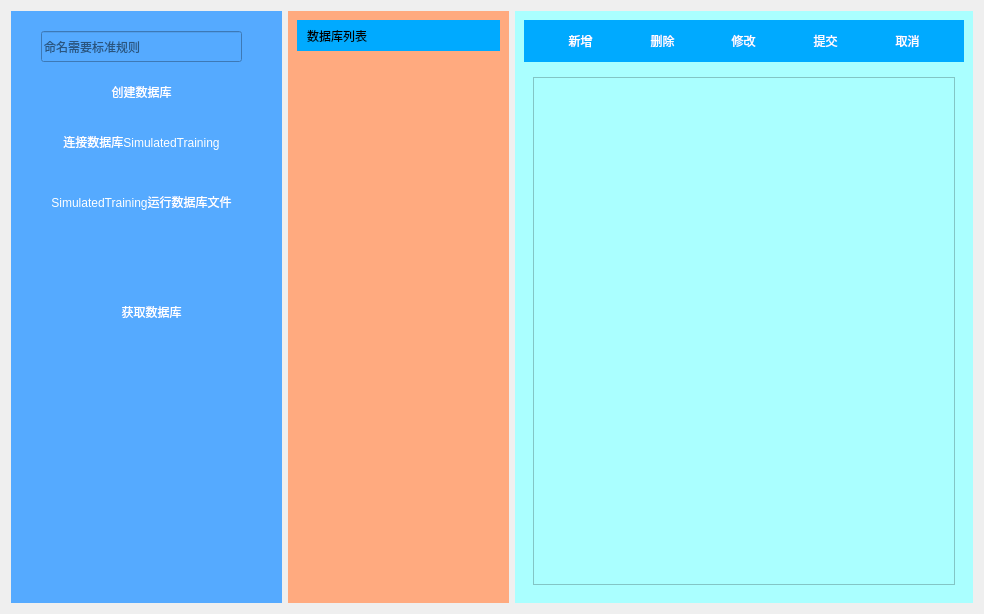
<?xml version="1.0" encoding="UTF-8"?>
<ui version="4.0">
 <class>SqlManage</class>
 <widget class="QWidget" name="SqlManage">
  <property name="geometry">
   <rect>
    <x>0</x>
    <y>0</y>
    <width>984</width>
    <height>614</height>
   </rect>
  </property>
  <property name="windowTitle">
   <string>SqlManage</string>
  </property>
  <layout class="QHBoxLayout" name="horizontalLayout">
   <item>
    <widget class="QWidget" name="widget" native="true">
     <property name="minimumSize">
      <size>
       <width>271</width>
       <height>0</height>
      </size>
     </property>
     <property name="maximumSize">
      <size>
       <width>271</width>
       <height>16777215</height>
      </size>
     </property>
     <property name="styleSheet">
      <string notr="true">background-color: rgb(85, 170, 255);</string>
     </property>
     <widget class="QPushButton" name="pb_createDatabase">
      <property name="geometry">
       <rect>
        <x>70</x>
        <y>60</y>
        <width>121</width>
        <height>41</height>
       </rect>
      </property>
      <property name="styleSheet">
       <string notr="true">QPushButton:hover{
 	background-color:transparent;
 	border-image: url(:/image/bt_hover.png);
    border:0px;
	color: rgb(255, 255, 255);}
QPushButton:pressed{
 	background-color:transparent; 
 	border-image: url(:/image/bt_active.png);
    border:0px;
	color: rgb(255, 255, 255);}
QPushButton {
  	background-color:transparent;
  	border-image: url(:/image/bt_normal.png);
    border:0px;
	color: rgb(255, 255, 255);
}
</string>
      </property>
      <property name="text">
       <string>创建数据库</string>
      </property>
     </widget>
     <widget class="QPushButton" name="pb_linkDatabase">
      <property name="geometry">
       <rect>
        <x>30</x>
        <y>110</y>
        <width>201</width>
        <height>41</height>
       </rect>
      </property>
      <property name="styleSheet">
       <string notr="true">QPushButton:hover{
 	background-color:transparent;
 	border-image: url(:/image/bt_hover.png);
    border:0px;
	color: rgb(255, 255, 255);}
QPushButton:pressed{
 	background-color:transparent; 
 	border-image: url(:/image/bt_active.png);
    border:0px;
	color: rgb(255, 255, 255);}
QPushButton {
  	background-color:transparent;
  	border-image: url(:/image/bt_normal.png);
    border:0px;
	color: rgb(255, 255, 255);
}
</string>
      </property>
      <property name="text">
       <string>连接数据库SimulatedTraining</string>
      </property>
     </widget>
     <widget class="QPushButton" name="pb_executeDataBase">
      <property name="geometry">
       <rect>
        <x>30</x>
        <y>170</y>
        <width>201</width>
        <height>41</height>
       </rect>
      </property>
      <property name="styleSheet">
       <string notr="true">QPushButton:hover{
 	background-color:transparent;
 	border-image: url(:/image/bt_hover.png);
    border:0px;
	color: rgb(255, 255, 255);}
QPushButton:pressed{
 	background-color:transparent; 
 	border-image: url(:/image/bt_active.png);
    border:0px;
	color: rgb(255, 255, 255);}
QPushButton {
  	background-color:transparent;
  	border-image: url(:/image/bt_normal.png);
    border:0px;
	color: rgb(255, 255, 255);
}
</string>
      </property>
      <property name="text">
       <string>SimulatedTraining运行数据库文件</string>
      </property>
     </widget>
     <widget class="QPushButton" name="pb_readDataBase">
      <property name="geometry">
       <rect>
        <x>80</x>
        <y>280</y>
        <width>121</width>
        <height>41</height>
       </rect>
      </property>
      <property name="styleSheet">
       <string notr="true">QPushButton:hover{
 	background-color:transparent;
 	border-image: url(:/image/bt_hover.png);
    border:0px;
	color: rgb(255, 255, 255);}
QPushButton:pressed{
 	background-color:transparent; 
 	border-image: url(:/image/bt_active.png);
    border:0px;
	color: rgb(255, 255, 255);}
QPushButton {
  	background-color:transparent;
  	border-image: url(:/image/bt_normal.png);
    border:0px;
	color: rgb(255, 255, 255);
}
</string>
      </property>
      <property name="text">
       <string>获取数据库</string>
      </property>
     </widget>
     <widget class="QLineEdit" name="le_databaseName">
      <property name="geometry">
       <rect>
        <x>30</x>
        <y>20</y>
        <width>201</width>
        <height>31</height>
       </rect>
      </property>
      <property name="placeholderText">
       <string>命名需要标准规则</string>
      </property>
     </widget>
    </widget>
   </item>
   <item>
    <widget class="QWidget" name="widget_3" native="true">
     <property name="minimumSize">
      <size>
       <width>221</width>
       <height>0</height>
      </size>
     </property>
     <property name="maximumSize">
      <size>
       <width>221</width>
       <height>16777215</height>
      </size>
     </property>
     <property name="styleSheet">
      <string notr="true">background-color: rgb(255, 170, 127);</string>
     </property>
     <layout class="QVBoxLayout" name="verticalLayout_2">
      <item>
       <widget class="QWidget" name="widget_4" native="true">
        <property name="minimumSize">
         <size>
          <width>0</width>
          <height>31</height>
         </size>
        </property>
        <property name="maximumSize">
         <size>
          <width>16777215</width>
          <height>31</height>
         </size>
        </property>
        <property name="styleSheet">
         <string notr="true">background-color: rgb(0, 170, 255);</string>
        </property>
        <widget class="QLabel" name="label">
         <property name="geometry">
          <rect>
           <x>10</x>
           <y>6</y>
           <width>191</width>
           <height>20</height>
          </rect>
         </property>
         <property name="text">
          <string>数据库列表</string>
         </property>
        </widget>
       </widget>
      </item>
      <item>
       <widget class="QWidget" name="widget_5" native="true">
        <property name="styleSheet">
         <string notr="true">background-color: rgb(255, 170, 127);</string>
        </property>
       </widget>
      </item>
     </layout>
    </widget>
   </item>
   <item>
    <widget class="QWidget" name="widget_2" native="true">
     <property name="styleSheet">
      <string notr="true">background-color: rgb(170, 255, 255);</string>
     </property>
     <layout class="QVBoxLayout" name="verticalLayout">
      <item>
       <widget class="QWidget" name="widget_6" native="true">
        <property name="minimumSize">
         <size>
          <width>0</width>
          <height>42</height>
         </size>
        </property>
        <property name="maximumSize">
         <size>
          <width>16777215</width>
          <height>42</height>
         </size>
        </property>
        <property name="styleSheet">
         <string notr="true">background-color: rgb(0, 170, 255);</string>
        </property>
        <layout class="QHBoxLayout" name="horizontalLayout_2">
         <property name="spacing">
          <number>0</number>
         </property>
         <property name="leftMargin">
          <number>0</number>
         </property>
         <property name="topMargin">
          <number>0</number>
         </property>
         <property name="rightMargin">
          <number>0</number>
         </property>
         <property name="bottomMargin">
          <number>0</number>
         </property>
         <item>
          <spacer name="horizontalSpacer_6">
           <property name="orientation">
            <enum>Qt::Horizontal</enum>
           </property>
           <property name="sizeHint" stdset="0">
            <size>
             <width>28</width>
             <height>20</height>
            </size>
           </property>
          </spacer>
         </item>
         <item>
          <widget class="QPushButton" name="pb_addData">
           <property name="minimumSize">
            <size>
             <width>51</width>
             <height>31</height>
            </size>
           </property>
           <property name="maximumSize">
            <size>
             <width>51</width>
             <height>31</height>
            </size>
           </property>
           <property name="styleSheet">
            <string notr="true">QPushButton:hover{
 	background-color:transparent;
 	border-image: url(:/image/bt_hover.png);
    border:0px;
	color: rgb(255, 255, 255);}
QPushButton:pressed{
 	background-color:transparent; 
 	border-image: url(:/image/bt_active.png);
    border:0px;
	color: rgb(255, 255, 255);}
QPushButton {
  	background-color:transparent;
  	border-image: url(:/image/bt_normal.png);
    border:0px;
	color: rgb(255, 255, 255);
}
</string>
           </property>
           <property name="text">
            <string>新增</string>
           </property>
          </widget>
         </item>
         <item>
          <spacer name="horizontalSpacer">
           <property name="orientation">
            <enum>Qt::Horizontal</enum>
           </property>
           <property name="sizeHint" stdset="0">
            <size>
             <width>29</width>
             <height>20</height>
            </size>
           </property>
          </spacer>
         </item>
         <item>
          <widget class="QPushButton" name="pb_delData">
           <property name="minimumSize">
            <size>
             <width>51</width>
             <height>31</height>
            </size>
           </property>
           <property name="maximumSize">
            <size>
             <width>51</width>
             <height>31</height>
            </size>
           </property>
           <property name="styleSheet">
            <string notr="true">QPushButton:hover{
 	background-color:transparent;
 	border-image: url(:/image/bt_hover.png);
    border:0px;
	color: rgb(255, 255, 255);}
QPushButton:pressed{
 	background-color:transparent; 
 	border-image: url(:/image/bt_active.png);
    border:0px;
	color: rgb(255, 255, 255);}
QPushButton {
  	background-color:transparent;
  	border-image: url(:/image/bt_normal.png);
    border:0px;
	color: rgb(255, 255, 255);
}
</string>
           </property>
           <property name="text">
            <string>删除</string>
           </property>
          </widget>
         </item>
         <item>
          <spacer name="horizontalSpacer_2">
           <property name="orientation">
            <enum>Qt::Horizontal</enum>
           </property>
           <property name="sizeHint" stdset="0">
            <size>
             <width>28</width>
             <height>20</height>
            </size>
           </property>
          </spacer>
         </item>
         <item>
          <widget class="QPushButton" name="pb_editData">
           <property name="minimumSize">
            <size>
             <width>51</width>
             <height>31</height>
            </size>
           </property>
           <property name="maximumSize">
            <size>
             <width>51</width>
             <height>31</height>
            </size>
           </property>
           <property name="styleSheet">
            <string notr="true">QPushButton:hover{
 	background-color:transparent;
 	border-image: url(:/image/bt_hover.png);
    border:0px;
	color: rgb(255, 255, 255);}
QPushButton:pressed{
 	background-color:transparent; 
 	border-image: url(:/image/bt_active.png);
    border:0px;
	color: rgb(255, 255, 255);}
QPushButton {
  	background-color:transparent;
  	border-image: url(:/image/bt_normal.png);
    border:0px;
	color: rgb(255, 255, 255);
}
</string>
           </property>
           <property name="text">
            <string>修改</string>
           </property>
          </widget>
         </item>
         <item>
          <spacer name="horizontalSpacer_3">
           <property name="orientation">
            <enum>Qt::Horizontal</enum>
           </property>
           <property name="sizeHint" stdset="0">
            <size>
             <width>29</width>
             <height>20</height>
            </size>
           </property>
          </spacer>
         </item>
         <item>
          <widget class="QPushButton" name="pb_submitData">
           <property name="minimumSize">
            <size>
             <width>51</width>
             <height>31</height>
            </size>
           </property>
           <property name="maximumSize">
            <size>
             <width>51</width>
             <height>31</height>
            </size>
           </property>
           <property name="styleSheet">
            <string notr="true">QPushButton:hover{
 	background-color:transparent;
 	border-image: url(:/image/bt_hover.png);
    border:0px;
	color: rgb(255, 255, 255);}
QPushButton:pressed{
 	background-color:transparent; 
 	border-image: url(:/image/bt_active.png);
    border:0px;
	color: rgb(255, 255, 255);}
QPushButton {
  	background-color:transparent;
  	border-image: url(:/image/bt_normal.png);
    border:0px;
	color: rgb(255, 255, 255);
}
</string>
           </property>
           <property name="text">
            <string>提交</string>
           </property>
          </widget>
         </item>
         <item>
          <spacer name="horizontalSpacer_4">
           <property name="orientation">
            <enum>Qt::Horizontal</enum>
           </property>
           <property name="sizeHint" stdset="0">
            <size>
             <width>28</width>
             <height>20</height>
            </size>
           </property>
          </spacer>
         </item>
         <item>
          <widget class="QPushButton" name="pb_cancelData">
           <property name="minimumSize">
            <size>
             <width>51</width>
             <height>31</height>
            </size>
           </property>
           <property name="maximumSize">
            <size>
             <width>51</width>
             <height>31</height>
            </size>
           </property>
           <property name="styleSheet">
            <string notr="true">QPushButton:hover{
 	background-color:transparent;
 	border-image: url(:/image/bt_hover.png);
    border:0px;
	color: rgb(255, 255, 255);}
QPushButton:pressed{
 	background-color:transparent; 
 	border-image: url(:/image/bt_active.png);
    border:0px;
	color: rgb(255, 255, 255);}
QPushButton {
  	background-color:transparent;
  	border-image: url(:/image/bt_normal.png);
    border:0px;
	color: rgb(255, 255, 255);
}
</string>
           </property>
           <property name="text">
            <string>取消</string>
           </property>
          </widget>
         </item>
         <item>
          <spacer name="horizontalSpacer_5">
           <property name="orientation">
            <enum>Qt::Horizontal</enum>
           </property>
           <property name="sizeHint" stdset="0">
            <size>
             <width>29</width>
             <height>20</height>
            </size>
           </property>
          </spacer>
         </item>
        </layout>
       </widget>
      </item>
      <item>
       <widget class="QWidget" name="widget_7" native="true">
        <layout class="QVBoxLayout" name="verticalLayout_3">
         <item>
          <widget class="QTableView" name="tableView"/>
         </item>
        </layout>
       </widget>
      </item>
     </layout>
    </widget>
   </item>
  </layout>
 </widget>
 <resources/>
 <connections/>
</ui>
